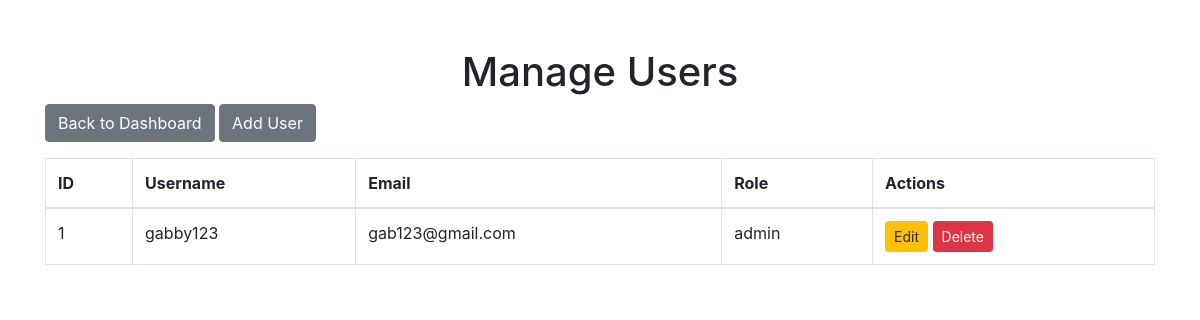
The app's page /manage_users (signed in) with its own data.
### app.py (models this page shows, shortened)
class User(db.Model, UserMixin):
    id = db.Column(db.Integer, primary_key=True)
    username = db.Column(db.String(20), unique=True, nullable=False)
    email = db.Column(db.String(120), unique=True, nullable=False)
    password = db.Column(db.String(60), nullable=False)
    role = db.Column(db.String(20), nullable=False)  # 'admin', 'cashier', 'inventory'

### app.py (the view)
@app.route('/manage_users')
@login_required
@admin_required
def manage_users():
    users = User.query.all()
    return render_template('manage_users.html', users=users)

### app.py (called while the page is built)
@login_manager.user_loader
def load_user(user_id):
    return User.query.get(int(user_id))

def admin_required(f):
    @wraps(f)
    def decorated_function(*args, **kwargs):
        if current_user.is_authenticated and current_user.role == 'admin':
            return f(*args, **kwargs)
        else:
            abort(403)  # Forbidden
    return decorated_function

### templates/manage_users.html (shortened to what this page needs)
<!DOCTYPE html>
<html lang="en">
<head>
    <link rel="stylesheet" href="https://stackpath.bootstrapcdn.com/bootstrap/4.3.1/css/bootstrap.min.css">
</head>
<body>
    <div class="container mt-5">
        <h1 class="text-center">Manage Users</h1>
        <a href="{{ url_for('another_dashboard') }}" class="btn btn-secondary mb-3">Back to Dashboard</a>
        <a href="{{ url_for('register') }}" class="btn btn-secondary mb-3">Add User</a>
        <table class="table table-bordered">
            <thead>
                <tr>
                    <th>ID</th>
                    <th>Username</th>
                    <th>Email</th>
                    <th>Role</th>
                    <th>Actions</th>
                </tr>
            </thead>
            <tbody>
                {% for user in users %}
                <tr>
                    <td>{{ user.id }}</td>
                    <td>{{ user.username }}</td>
                    <td>{{ user.email }}</td>
                    <td>{{ user.role }}</td>
                    <td>
                        <a href="{{ url_for('edit_user', user_id=user.id) }}" class="btn btn-warning btn-sm">Edit</a>
                        <a href="{{ url_for('delete_user', user_id=user.id) }}" class="btn btn-danger btn-sm">Delete</a>
                    </td>
                </tr>
                {% endfor %}
            </tbody>
        </table>
    </div>
</body>
</html>

### records on screen
User: id "1", username "gabby123", email "gab123@gmail.com", role "admin"
